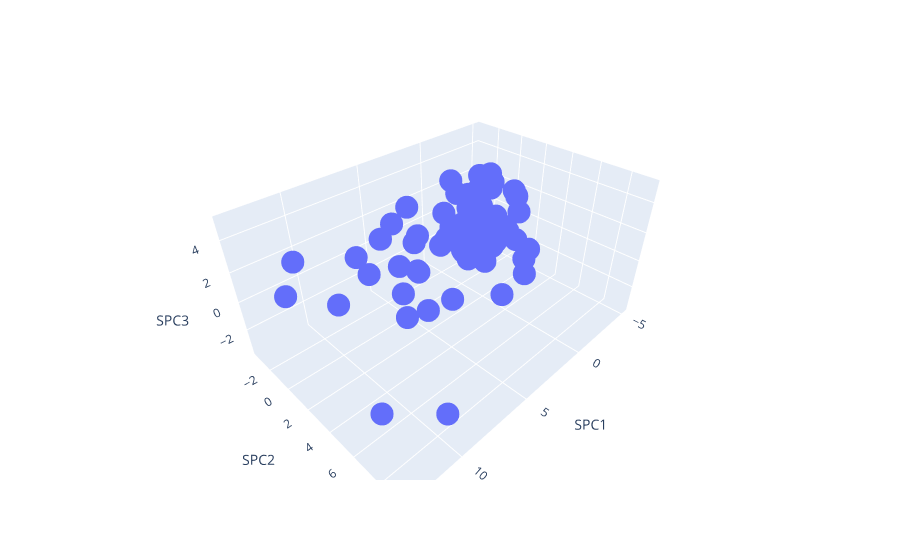

The notebook cell this image was saved under:
### Code cell
sparse_pca = SparsePCA(n_components=3, random_state=len(PCA_data_numbers[0]))
#print(len(PCA_data_numbers[0]))
sparse_pca_data = sparse_pca.fit_transform(PCA_data_numbers)

# Converting the transformed data back to a DataFrame
df_sparse_pca = pd.DataFrame(sparse_pca_data, columns=['SPC1', 'SPC2', 'SPC3'])

fig_2d = px.scatter_3d(df_sparse_pca, x='SPC1', y='SPC2', z='SPC3')
fig_2d.show()
